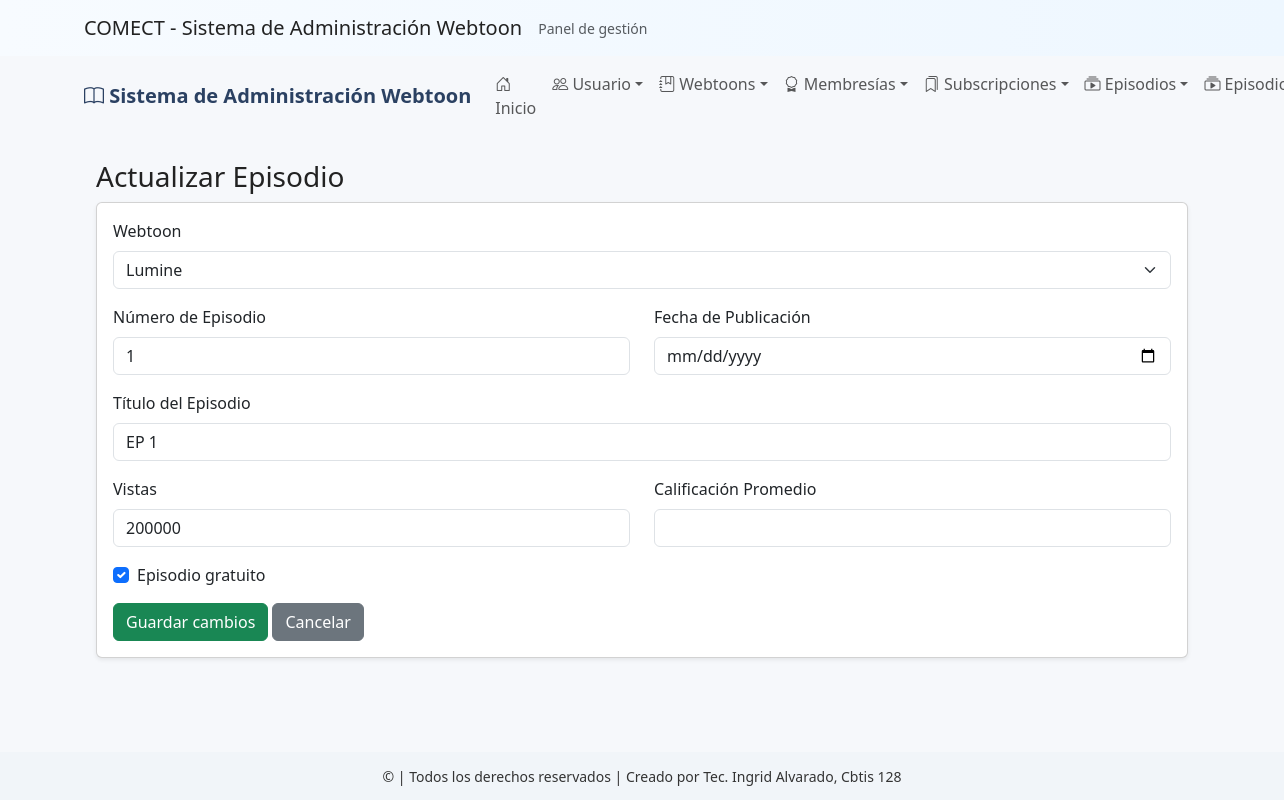
The page /episodio/actualizar/1/ on the database its author committed.
### app_Webtoon/models.py (models this page shows, shortened)
class Episodio(models.Model):
    webtoon = models.ForeignKey('Webtoon', on_delete=models.CASCADE, related_name='episodios')
    numero_episodio = models.IntegerField()
    titulo_episodio = models.CharField(max_length=100)
    fecha_publicacion = models.DateField()
    vistas = models.IntegerField(default=0)
    calificacion_promedio = models.DecimalField(max_digits=3, decimal_places=2, default=0.00)
    es_gratuito = models.BooleanField(default=True)

class Webtoon(models.Model):
    titulo = models.CharField(max_length=100)
    descripcion = models.TextField()
    genero = models.CharField(max_length=50)
    fecha_publicacion = models.DateField()
    portada = models.CharField(max_length=255, blank=True, null=True)
    estado = models.CharField(max_length=20, choices=[
        ('En curso', 'En curso'),
        ('Finalizado', 'Finalizado'),
        ('Hiato', 'Hiato')
    ], default='En curso')
    autor = models.ForeignKey(Usuario, on_delete=models.CASCADE, related_name='webtoons')

### app_Webtoon/views.py (the view)
# urls.py: path('episodio/actualizar/<int:episodio_id>/', views.actualizar_episodio, name='actualizar_episodio'),
def actualizar_episodio(request, episodio_id):
    episodio = get_object_or_404(Episodio, id=episodio_id)
    webtoons = Webtoon.objects.all()
    return render(request, 'episodio/actualizar_episodio.html', {'episodio': episodio, 'webtoons': webtoons})

### app_Webtoon/templates/episodio/actualizar_episodio.html (shortened to what this page needs)
{% extends 'base.html' %}
{% block content %}
<div class="container mt-4">
  <h3>Actualizar Episodio</h3>
  <div class="card p-3 shadow-sm">
    <form method="post" action="{% url 'app_Webtoon:realizar_actualizacion_episodio' episodio.id %}">
      <div class="mb-3">
        <label class="form-label">Webtoon</label>
        <select class="form-select" name="webtoon">
          {% for w in webtoons %}
            <option value="{{ w.id }}" {% if episodio.webtoon.id == w.id %}selected{% endif %}>{{ w.titulo }}</option>
          {% endfor %}
        </select>
      </div>
      <div class="row mb-3">
        <div class="col">
          <label class="form-label">Número de Episodio</label>
          <input class="form-control" type="number" name="numero_episodio" value="{{ episodio.numero_episodio }}">
        </div>
        <div class="col">
          <label class="form-label">Fecha de Publicación</label>
          <input class="form-control" type="date" name="fecha_publicacion" value="{{ episodio.fecha_publicacion }}">
        </div>
      </div>
      <div class="mb-3">
        <label class="form-label">Título del Episodio</label>
        <input class="form-control" type="text" name="titulo_episodio" value="{{ episodio.titulo_episodio }}">
      </div>
      <div class="row mb-3">
        <div class="col">
          <label class="form-label">Vistas</label>
          <input class="form-control" type="number" name="vistas" value="{{ episodio.vistas }}">
        </div>
        <div class="col">
          <label class="form-label">Calificación Promedio</label>
          <input class="form-control" type="number" name="calificacion_promedio" step="0.01" value="{{ episodio.calificacion_promedio }}">
        </div>
      </div>
      <div class="mb-3 form-check">
        <input class="form-check-input" type="checkbox" name="es_gratuito" id="gratis" {% if episodio.es_gratuito %}checked{% endif %}>
        <label class="form-check-label" for="gratis">Episodio gratuito</label>
      </div>
      <button class="btn btn-success">Guardar cambios</button>
      <a href="{% url 'app_Webtoon:ver_episodio' %}" class="btn btn-secondary">Cancelar</a>
    </form>
  </div>
</div>
{% endblock %}

### app_Webtoon/templates/base.html (style rules this page uses)
:root { --bg-soft:#f6f8fb; --card:#ffffff; --accent:#7aa7d9; --muted:#6b7280; }
body { background: var(--bg-soft); color: #222; }

### rows shown on the page
Episodio: webtoon "Lumine", numero_episodio "1", titulo_episodio "EP 1", vistas "200000", es_gratuito "☑"
